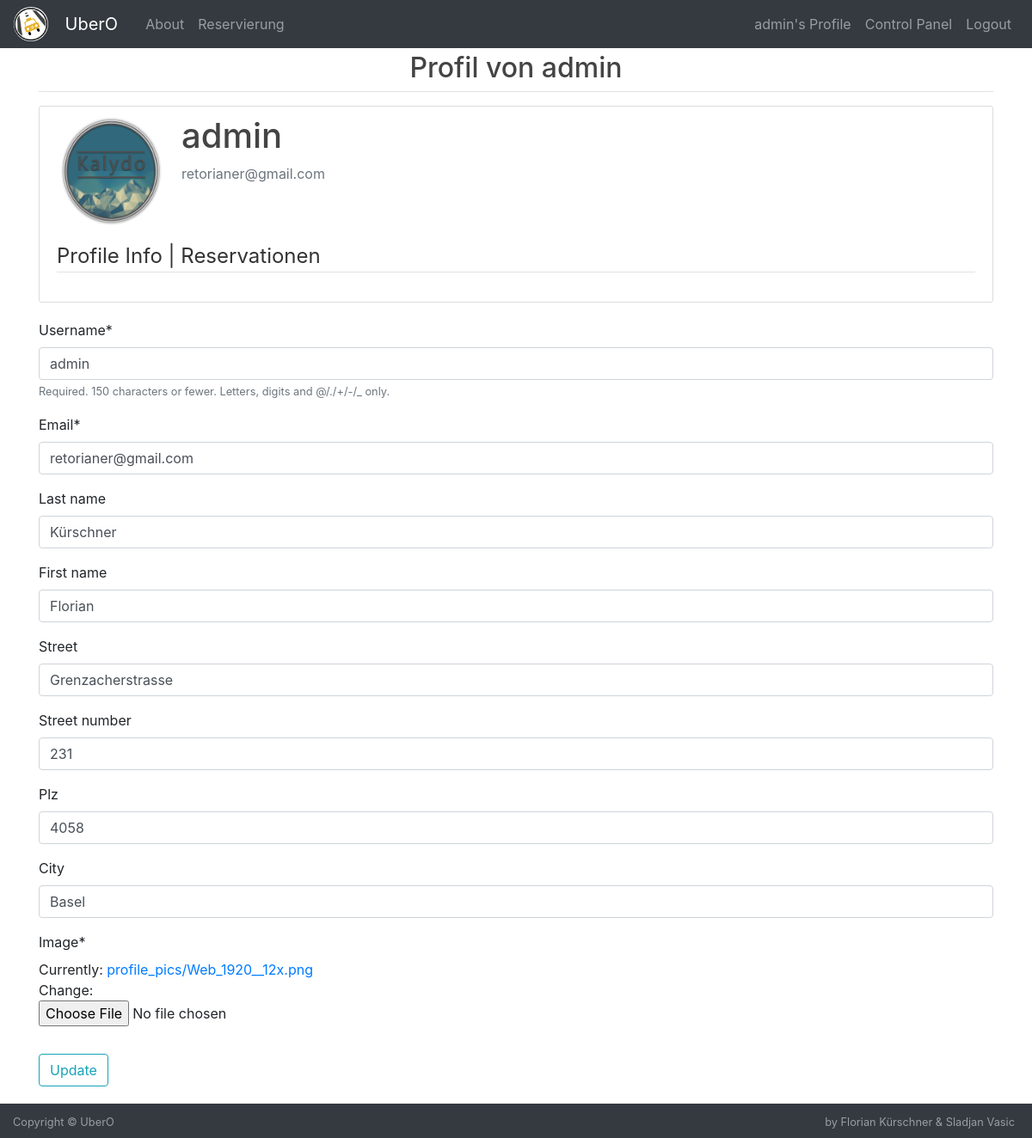
Page /profileinfo/ (signed in) on the committed database.
### mysite/models.py (models this page shows, shortened)
class User_from_my_db(AbstractUser):
    street = models.CharField(max_length=50, blank=True)
    street_number = models.CharField(max_length=4, blank=True)
    plz = models.PositiveIntegerField(blank=True, default=1, null=True)
    city = models.CharField(max_length=50, blank=True)
    image = models.ImageField(default='default.jpg', upload_to='profile_pics')

### mysite/views.py (the view)
# urls.py: path('profileinfo/', mysite_views.profileinfo, name="profileinfo"),
@login_required
def profileinfo(request):
    if request.method == 'POST':
        u_form = UserUpdateForm(request.POST, request.FILES, instance=request.user)
        if u_form.is_valid():
            u_form.save()
            messages.success(request, f'Your account has been updated!')
            return redirect('profile')
    else:
        u_form = UserUpdateForm(instance=request.user)
    context = {
        'u_form': u_form,
    }
    return render(request, 'pages/profileinfo.html', context)

### mysite/forms.py
class UserUpdateForm(forms.ModelForm):
    email = forms.EmailField()
    class Meta:
        model = User_from_my_db
        fields = ['username', 'email', 'last_name', 'first_name', 'street', 'street_number',
                  'plz', 'city', 'image']

### templates/pages/profileinfo.html (shortened to what this page needs)
{% extends 'pages/profile.html' %}
{% load crispy_forms_tags %}
{% load crispy_forms_field %}
{% load crispy_forms_filters %}
{% block content1 %}
      <form method="POST" enctype="multipart/form-data">
            <fieldset class="form-group">
                {{ u_form| crispy }}
            </fieldset>
            <div class="form-group">
                <button class="btn btn-outline-info" type="submit">Update</button>
            </div>
        </form>
{% endblock %}

### templates/pages/profile.html (shortened to what this page needs)
{% extends "base.html" %}
{% load static %}
{% load crispy_forms_tags %}
{% load crispy_forms_field %}
{% load crispy_forms_filters %}
{% block content %}
      <div class="row justify-content-center">
        <h2>Profil von {{ user.username }}</h2>
    </div>
    <div class="border-top pt-3">
    </div>
    <div class="content-section">
        <div class="media">
            <img class="rounded-circle account-img" src="{{ user.image.url }}" style="height: 130px">
            <div class="media-body">
                <h2 class="account-heading">{{ user.username }}</h2>
                <p class="text-secondary">{{ user.email }}</p>
            </div>
        </div>
        <legend class="border-bottom mb-4">
            <a href="{% url 'profileinfo' %}" style="text-decoration: none; color: #333333">Profile Info |</a>
            <a href="{% url 'profilereservation' %}" style="text-decoration: none; color: #333333">Reservationen</a>
        </legend>
    </div>
    {% block content1 %}{% endblock %}
{% endblock content %}

### templates/base.html (shortened to what this page needs)
{% load static %}
<!DOCTYPE html>
<html lang="en">
<head>
    <link rel="stylesheet" type="text/css" href='{% static "css/style.css" %}'>
    <link rel="stylesheet" type="text/css" href='{% static "/css/main.css" %}'>
    <link rel="stylesheet" href="https://stackpath.bootstrapcdn.com/bootstrap/4.3.1/css/bootstrap.min.css"
>
</head>
<header>
    <nav class="py-2 navbar navbar-expand-sm bg-dark navbar-dark fixed-top">
            <img src="{% static 'images/UberO_Logo.PNG' %}" class="Responsive image"
                 style="height: 40px; border-radius: 50%; margin-right: 20px">
            <a class="navbar-brand mr-4" href="{% url 'index' %}">UberO</a>
            <div class="collapse navbar-collapse" id="navbarToggle">
                <div class="navbar-nav mr-auto">
                    <a class="nav-item nav-link" href="{% url 'about' %}">About</a>
                    {% if user.is_authenticated %}
                     <a class="nav-item nav-link" href="{% url 'reservation' %}">Reservierung</a>
                    {% endif %}
                </div>
                <div class="navbar-nav">
                    {% if user.is_authenticated and user.is_superuser %}
                        <a class="nav-item nav-link" href="{% url 'profile' %}">{{ user.username }}'s Profile</a>
                        <a class="nav-item nav-link" href="/admin">Control Panel</a>
                        <a class="nav-item nav-link" href="{% url 'logout' %}">Logout</a>
                    {% elif user.is_authenticated %}
                        <a class="nav-item nav-link" href="{% url 'profile' %}">{{ user.username }}'s Profile</a>
                        <a class="nav-item nav-link" href="{% url 'logout' %}">Logout</a>
                    {% else %}
                        <a class="nav-item nav-link" href="{% url 'login' %}">Login</a>
                        <a class="nav-item nav-link" href="{% url 'register' %}">Register</a>
                    {% endif %}
                </div>
            </div>
        </nav>
</header>
<body>
<div class="container" style="margin-bottom: 60px; margin-top: 60px;">
    {% block content %}{% endblock %}
    <footer id="sticky-footer" class="py-2 bg-dark text-white-50 fixed-bottom">
        <div class="row">
            <div style="left: 20px; margin-left: 30px">
                <small>Copyright &copy; UberO</small>
            </div>
            <div style="right: 20px; position: absolute">
                <small> by Florian Kürschner & Sladjan Vasic</small>
            </div>
        </div>
    </footer>
</div>
</body>
</html>

### static/css/main.css (style rules this page uses)
body { background: #fafafa; color: #333333; margin-top: 5rem; }
h1, h2, h3, h4, h5, h6 { color: #444444; }
.content-section { background: #ffffff; padding: 10px 20px; border: 1px solid #dddddd; border-radius: 3px; margin-bottom: 20px; }
.account-img { height: 125px; width: 125px; margin-right: 20px; margin-bottom: 16px; }
.account-heading { font-size: 2.5rem; }

### rows in the picture
User_from_my_db: username "admin", image (picture), email "retorianer@gmail.com", last_name "Kürschner", first_name "Florian", street "Grenzacherstrasse", street_number "231", plz "4058", city "Basel"
